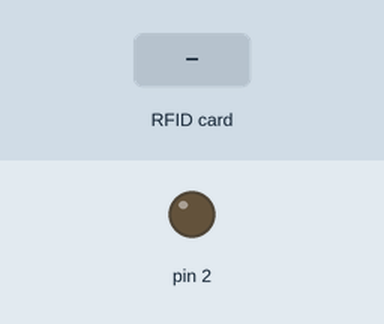
A sketch run on a simulated Arduino Uno, built with avr-gcc and run on an emulated ATmega328P. Parts: output pins drawn as LEDs (lit = HIGH). Inputs (shaded band) come from the test bench. Pins used as bus, display or sensor lines are not drawn; what the sketch prints to the serial monitor is not drawn.

Above: at 1.2 s.
1.3 s: RFID card 5E 7A 19 C4 held to the reader
Timing chart, 0 to 4.3 s (numbered marks = the images above; inputs shaded):
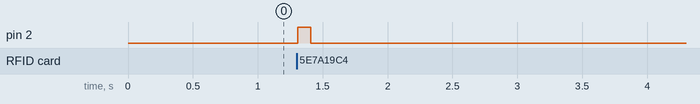

Measured:
- after the input at 1.3 s, pin 2: LOW → HIGH at once, → LOW 0.10 s later

The sketch:

RFID_Ruby_server.ino
```cpp
#include <SPI.h>
#include <RFID.h>

RFID rfid(10,5);

void setup()
{
  Serial.begin(9600);

  pinMode(2, OUTPUT);
  digitalWrite(2, 0);
  SPI.begin();
  rfid.init();

}

void loop()
{
    if (rfid.isCard()) {

          //Serial.println("IS CARD");

          if (rfid.readCardSerial()) {

                        //Serial.println(" ");
                        //Serial.println("El numero de serie de la tarjeta es  : ");
                        //Serial.print("#");
			Serial.print(rfid.serNum[0],DEC);
                        //Serial.print(" , ");
			Serial.print(rfid.serNum[1],DEC);
                        //Serial.print(" , ");
			Serial.print(rfid.serNum[2],DEC);
                        //Serial.print(" , ");
			Serial.print(rfid.serNum[3],DEC);
                        //Serial.print(" , ");
			Serial.print(rfid.serNum[4],DEC);
                        Serial.println(" ");
                        digitalWrite(2, 1);
                        delay(100);
                        digitalWrite(2, 0);
                        delay(500);


          }

    }

    rfid.halt();
}
```
